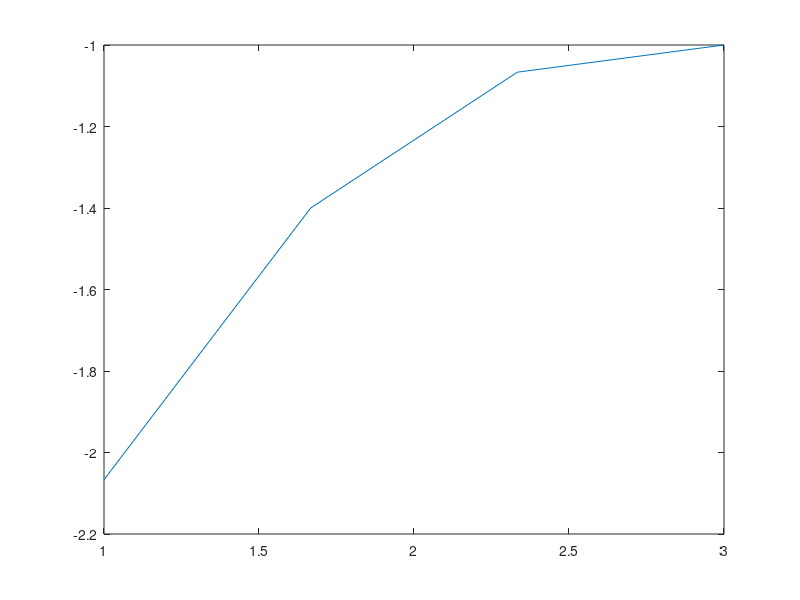

The MATLAB source for this figure:
% Finite differences for equations in the form:
% f''(x) + g(x)f'(x) = 0 , g(x) = x in this question
N = 4; % number of points to use
dx = 2/(N-1);

% setting diagonal values 
A = zeros(N,N);
for i = 2:N-1
    A(i,i-1) = 1/(dx)^2 - (i-1)/(2*dx);
    A(i,i+1) = 1/(dx)^2 + (i-1)/(2*dx);
    A(i,i) = -2/(dx)^2;
end

% setting boundary conditoins f'(1) = 1, f(3) = -1
A(1,1) = -1;
A(1,2) = 1;
A(N,N) = 1;

b = zeros(1,N)';
b(1,1) = dx;
b(N,1) = -1;

b;
f_x = A\b;
x = linspace(1,3,N)';

figure
plot(x,f_x);

% From part 2 q3